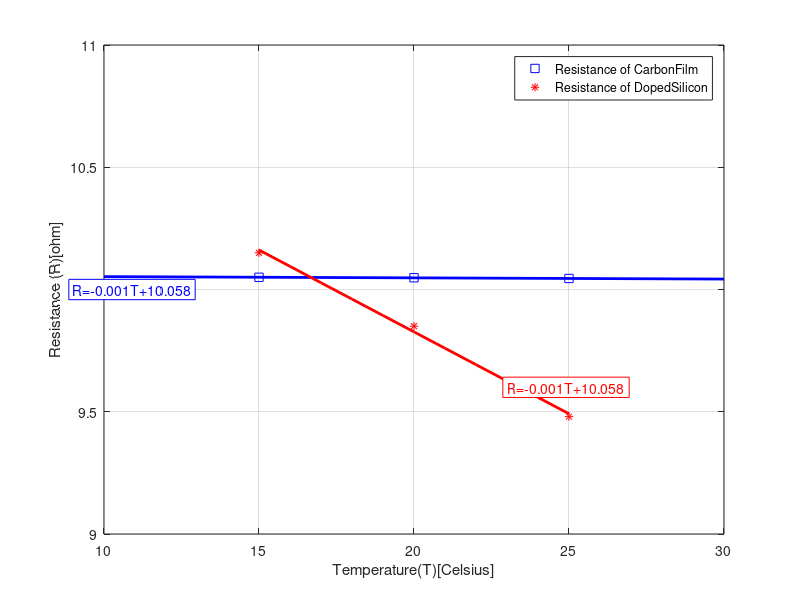

This figure's MATLAB source:
%{
 Aditya Chaudhari ENGR 1250-008 04/04/20
 Plots the graph of experimental data given. 
Variables:
T= Temperature(T)[Celsius]
Rc= Resistance of Carbon Film(R)[ohm]
Rd= Resistance of Doped Silicon(R)[ohm]
%}

clear
clc
close all

%initializing the variable
T=[15 20 25];
Rc=[10.050 10.048 10.045];
Rd=[10.15 9.85 9.48];

%plotting the graph
plot(T,Rc,'sb',T,Rd,'*r')

%labelling the axis
xlabel('Temperature(T)[Celsius]')
ylabel('Resistance (R)[ohm]')

%grid to be displayed
grid on

axis([10 30 9 11])


%polyfit(Linear Trendline)
C=polyfit(T,Rc,1);
m=C(1);
b=C(2);
Tpf=[10:5:30];
Rcpf=[m*Tpf+b];

C2=polyfit(T,Rd,1);
m2=C2(1);
b2=C2(2);
Tpf2=[15:1:25];
Rdpf=m2*Tpf2+b2;

hold on
plot(Tpf,Rcpf,'b','LineWidth',2)
plot(Tpf2,Rdpf,'r','LineWidth',2)
legend('Resistance of CarbonFilm','Resistance of DopedSilicon','Location','Best')
TE=sprintf('R=%0.3fT+%0.3f',m,b);
text(9,10,TE,'BackgroundColor','w','EdgeColor','b','Color','b','FontSize',10)
TE2=sprintf('R=%0.3fT+%0.3f',m2,b2);
text(23,9.6,TE,'BackgroundColor','w','EdgeColor','r','Color','r','FontSize',10)